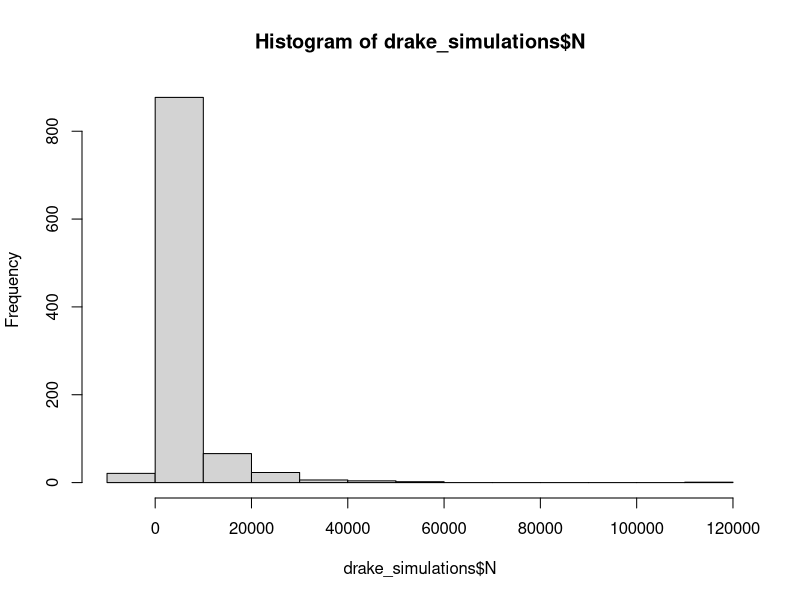
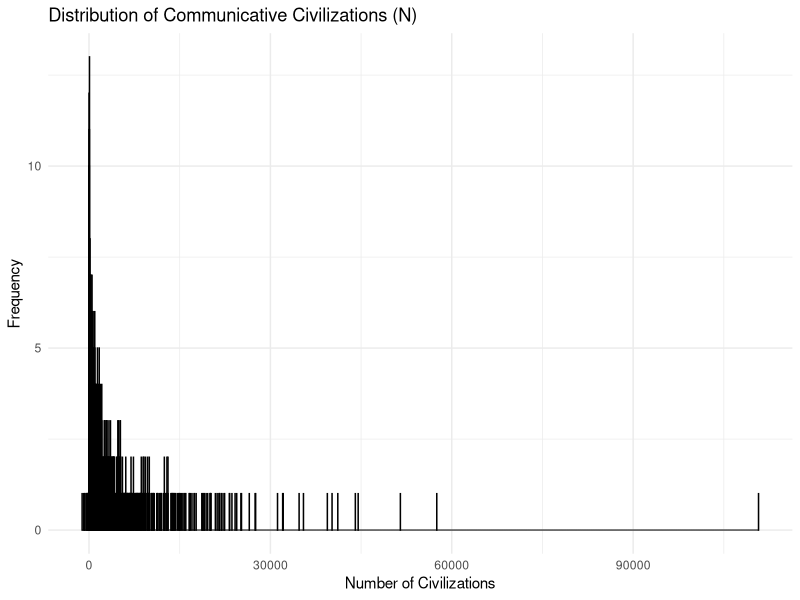
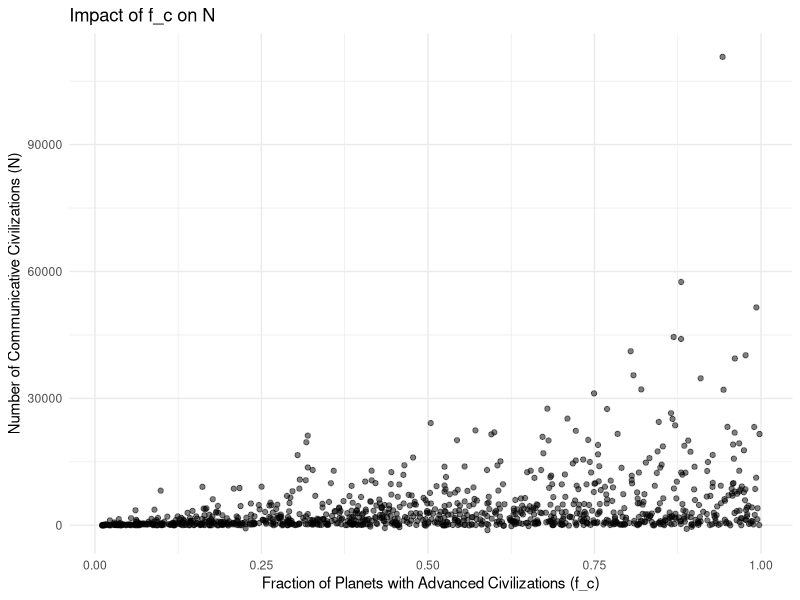

R code for these plots, in order:
# Prompts to ChatGPT
#I want to create a fun assignment for my students I'm teaching introduction to our and for most of my students it is their first introduction to our programming language. I want to create a fun assignment around generating different simulations and scenarios from the Drake equation. Please give me some R code to generate some dummy synthetic data for the fraction of planets which will have an advanced civilization in it. This is a parameter in the Drake equation.
#Please give me complete functioning R code that will generate synthetic data.
#Please also generate some R code that will create some simulations from the drag equation.

#ChatGPT said:
#ChatGPT
#Creating a fun assignment based on the Drake Equation for your students is a fantastic idea! Here's some R code to help generate synthetic data and simulate scenarios using the Drake Equation.

#Part 1: Generate Synthetic Data for the Fraction of Planets with Advanced Civilizations (f_c)


# Load required libraries
set.seed(123)  # For reproducibility

# Generate synthetic data for `f_c`
generate_fc_data <- function(n = 100) {
  # Generate `f_c` as random fractions between 0 and 1
  f_c <- runif(n, min = 0, max = 1)
  
  # Add some variability to mimic uncertainty
  noise <- rnorm(n, mean = 0, sd = 0.1)
  f_c <- pmax(0, pmin(f_c + noise, 1))  # Ensure values stay between 0 and 1
  
  # Create a data frame
  data.frame(Planet_ID = 1:n, Fraction_Advanced_Civilizations = f_c)
}

# Generate the data
fc_data <- generate_fc_data()
head(fc_data)

# save data frame
write.csv(x = fc_data, file = "drake_dummy_data.csv", row.names = FALSE)

# simpler way
f_c = runif(n=100, min = 0, max = 1)

write.csv(x = f_c, file = "f_c_values.csv", row.names = FALSE)

# Function to simulate the Drake Equation
simulate_drake <- function(n = 1000) {
  # Randomly sample parameter values
  R_star <- rnorm(n, mean = 5, sd = 1)   # Star formation rate (stars/year)
  f_p <- runif(n, min = 0.1, max = 0.5)  # Fraction of stars with planets
  n_e <- rpois(n, lambda = 1) + 1        # Planets that could support life
  f_l <- runif(n, min = 0.01, max = 1)   # Life arising fraction
  f_i <- runif(n, min = 0.01, max = 1)   # Intelligent life fraction
  f_c <- runif(n, min = 0.01, max = 1)   # Communicative civilization fraction
  L <- rnorm(n, mean = 10000, sd = 5000) # Civilization lifetime (years)
  
  # Calculate N for each scenario
  N <- R_star * f_p * n_e * f_l * f_i * f_c * L
  
  # Create a data frame
  data.frame(R_star, f_p, n_e, f_l, f_i, f_c, L, N)
}

# Generate simulation data
drake_simulations <- simulate_drake()
head(drake_simulations)
################
# Simple plots
################
hist(drake_simulations$N)

# Load ggplot2 for visualization
library(ggplot2)

# anything wrong?

# create a shiny web app to explore this
#   what parameters would you change?

# Histogram of civilizations
ggplot(drake_simulations, aes(x = N)) +
  geom_histogram(binwidth = 10, fill = "skyblue", color = "black") +
  labs(title = "Distribution of Communicative Civilizations (N)",
       x = "Number of Civilizations", y = "Frequency") +
  theme_minimal()

# Relationship between `f_c` and `N`
ggplot(drake_simulations, aes(x = f_c, y = N)) +
  geom_point(alpha = 0.5) +
  labs(title = "Impact of f_c on N",
       x = "Fraction of Planets with Advanced Civilizations (f_c)",
       y = "Number of Communicative Civilizations (N)") +
  theme_minimal()

# Assignment Ideas
# Analysis Task: Ask students to analyze how each parameter influences 𝑁
# N, with plots and summary statistics.
# Exploration Task: Have students modify parameters like 
#𝑅* or𝑓_p
# to explore different outcomes.
# Creative Challenge: Students can tweak the code to simulate new scenarios or incorporate other cosmic phenomena.
